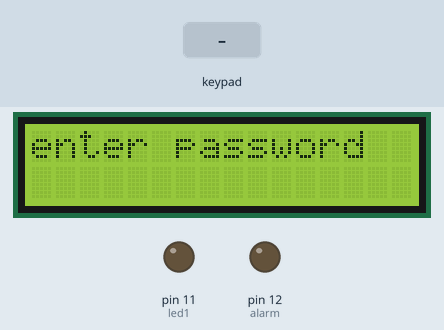
Simulated run of this sketch. Board: Arduino Uno, built with avr-gcc and run on an emulated ATmega328P. On the bench: 16×2 character LCD, output pins drawn as LEDs (lit = HIGH). The test bench sets the inputs (shaded band). What the sketch prints to the serial monitor is not drawn.

Above: at 1.2 s.
1.3 s: keypad keys 1 2 3 4 D pressed 0.4 s apart
At 3.5 s:
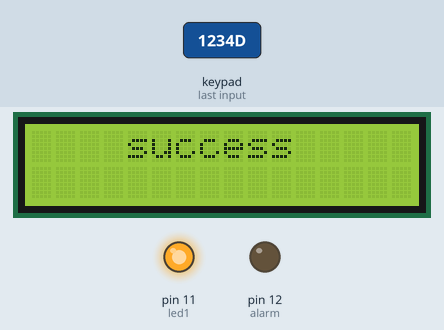
4.8 s: key 'D' pressed
At 8.9 s:
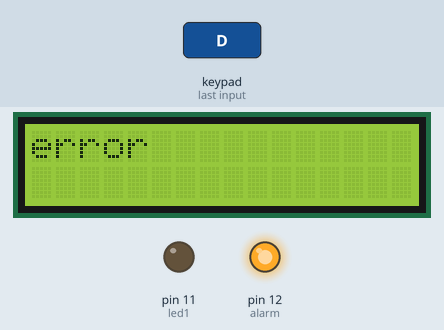
9.4 s: keypad keys 1 2 3 4 # pressed 0.4 s apart
At 14.2 s:
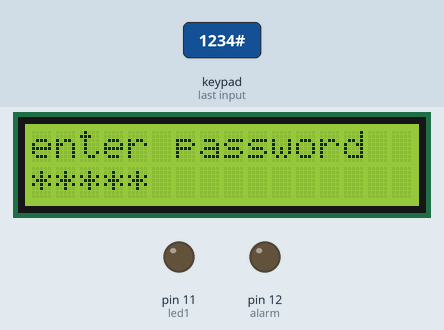
14.4 s: keypad keys 1 2 3 4 * pressed 0.4 s apart
At 17.4 s:
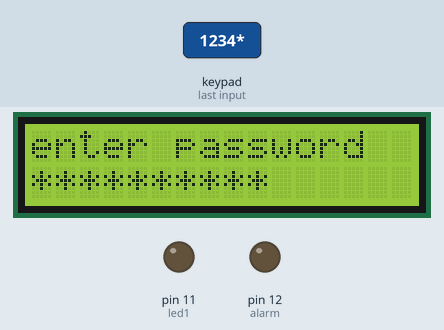
17.9 s: key 'A' pressed
At 18.9 s:
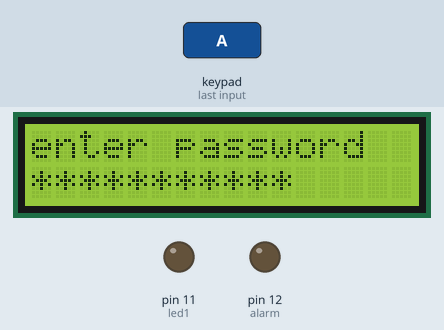
19.4 s: key 'B' pressed
At 19.9 s:
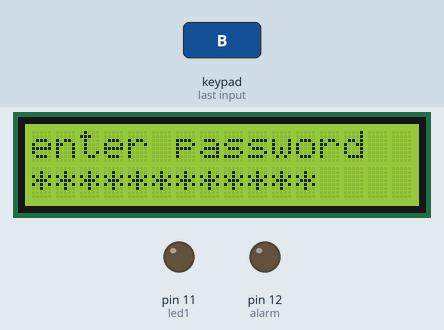
Timing chart, 0 to 21.9 s (numbered marks = the images above; inputs shaded):
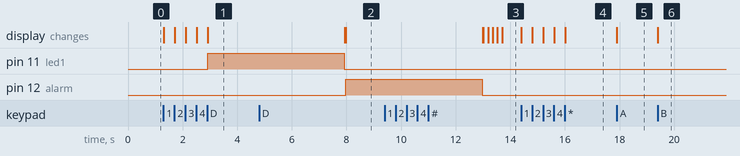

Measured:
- after the input at 1.3 s, pin 11 (led1): LOW → HIGH after 1.6 s; the display: first changes at once (image 1 shows a later state)
- after the input at 4.8 s, pin 12 (alarm): LOW → HIGH after 3.2 s; the display: first differs from a run without the input after 3.2 s (image 2)
- after the input at 9.4 s, the display: first differs from a run without the input after 3.6 s (image 3 shows a later state)
- after the input at 14.4 s, the display: first changes at once (image 4 shows a later state)
- after the input at 17.9 s, the display: changes at once (image 5)
- after the input at 19.4 s, the display: changes at once (image 6)

The sketch:

password-management-system.ino
```cpp
#include <Keypad.h>
#include<LiquidCrystal_I2C.h>
#include<Wire.h>

unsigned int i,led1=11,alarm=12;

unsigned int wrong_count=0,count=0;
const byte ROWS = 4;
const byte COLS = 4;

char mykeypad[ROWS][COLS] =
{
  {'1', '2', '3', 'A'},
  {'4', '5', '6', 'B'},
  {'7', '8', '9', 'C'},
  {'*', '0', '#', 'D'}
};

byte rowPins[ROWS] = {9, 8, 7, 6};
byte colPins[COLS] = {5, 4, 3, 2};

Keypad getkeyvalue = Keypad(makeKeymap(mykeypad), rowPins, colPins, ROWS, COLS);
LiquidCrystal_I2C lcd(0x27,16,2);


char pass[4]={'1','2','3','4'};
char arr[16];
uint8_t pos=0;

void setup(){
  lcd.begin();
  lcd.backlight();
  Serial.begin(9600);
  pinMode(led1,OUTPUT);
  pinMode(alarm,OUTPUT);
  lcd.setCursor(0,0);
  home_display();

 }
 void home_display(){lcd.clear();
              lcd.setCursor(0,0);
              Serial.println("enter password");
              lcd.print("enter password");
              lcd.setCursor(0,1);
              count=0;wrong_count=0;pos=0;

            }

void loop()
{
   char keyvalue=getkeyvalue.getKey();
   if(keyvalue){
    switch(keyvalue){
   case '1':arr[pos]=keyvalue;  Serial.print(keyvalue); lcd.setCursor(pos,1);pos++; lcd.print("*"); break;
   case '2':arr[pos]=keyvalue;  Serial.print(keyvalue); lcd.setCursor(pos,1);pos++; lcd.print("*"); break;
   case '3':arr[pos]=keyvalue;  Serial.print(keyvalue); lcd.setCursor(pos,1);pos++; lcd.print("*"); break;
   case '4':arr[pos]=keyvalue;  Serial.print(keyvalue); lcd.setCursor(pos,1);pos++; lcd.print("*"); break;
   case '5':arr[pos]=keyvalue;  Serial.print(keyvalue); lcd.setCursor(pos,1);pos++; lcd.print("*"); break;
   case '6':arr[pos]=keyvalue;  Serial.print(keyvalue); lcd.setCursor(pos,1);pos++; lcd.print("*"); break;
   case '7':arr[pos]=keyvalue;  Serial.print(keyvalue); lcd.setCursor(pos,1);pos++; lcd.print("*"); break;
   case '8':arr[pos]=keyvalue;  Serial.print(keyvalue); lcd.setCursor(pos,1);pos++; lcd.print("*"); break;
   case '9':arr[pos]=keyvalue;  Serial.print(keyvalue); lcd.setCursor(pos,1);pos++; lcd.print("*"); break;
   case '0':arr[pos]=keyvalue;  Serial.print(keyvalue); lcd.setCursor(pos,1);pos++; lcd.print("*"); break;
   case '*':arr[pos]=keyvalue;  Serial.print(keyvalue); lcd.setCursor(pos,1);pos++; lcd.print("*"); break;
   case '#':arr[pos]=keyvalue;  Serial.print(keyvalue); lcd.setCursor(pos,1);pos++; lcd.print("*"); break;
   case 'A':arr[pos]=keyvalue;  Serial.print(keyvalue); lcd.setCursor(pos,1);pos++; lcd.print("*"); break;
   case 'B':arr[pos]=keyvalue;  Serial.print(keyvalue); lcd.setCursor(pos,1);pos++; lcd.print("*"); break;
   case 'C':arr[pos]=keyvalue;  Serial.print(keyvalue); lcd.setCursor(pos,1);pos++; lcd.print("*"); break;
   case 'D':check();break;
   default:break;
   }
}
}
void check(){
  if(sizeof(pass)==pos){
  for(i=0;i<pos;i++)
  { if(arr[i]==pass[i])
    count++;
    else wrong_count++;
   }
            if(count==4){
              lcd.clear();
              lcd.setCursor(0,0);
            lcd.print("    success    ");
            Serial.println("success");
            digitalWrite(led1,1);
            digitalWrite(alarm,0);
            delay(5000);
            digitalWrite(led1,0);
            home_display();
            }
            else if(wrong_count>0)
            { lcd.clear();
              lcd.setCursor(0,0);
            lcd.print("    failed   ");
              digitalWrite(alarm,1);
            digitalWrite(led1,0);
            Serial.println("failed");delay(5000);
            digitalWrite(alarm,0);
             home_display();
            }
         }
         else{
          lcd.clear();
              lcd.setCursor(0,0);
              lcd.print("error");
         Serial.println("error");
         digitalWrite(alarm,1);
         digitalWrite(led1,0);
         delay(5000);
         digitalWrite(alarm,0);
          home_display();
        }
 }
```
